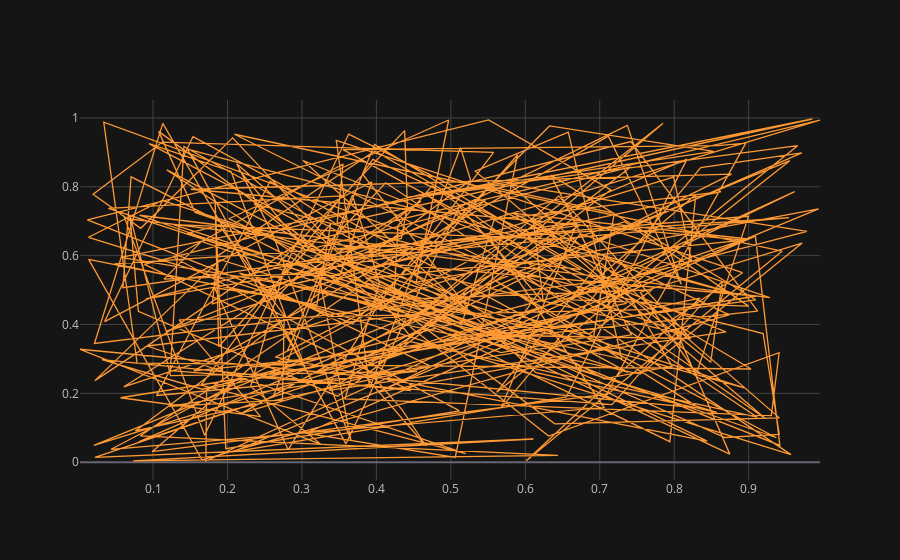

The notebook cell this image was saved under:
### Code cell
df.iplot(x='a',y='b')

### Figure 1 — Plotly figure (JSON) as saved in the notebook; plotly's stock layout.template omitted (floating-point values rounded to 4 significant figures; data arrays with more than 128 entries replaced by an {"elided": "..."} marker saying what was removed)
{"data": [{"line": {"color": "rgba(255, 153, 51, 1.0)", "dash": "solid", "shape": "linear", "width": 1.3}, "mode": "lines", "name": "b", "text": "", "type": "scatter", "x": {"elided": "300 float values"}, "y": {"elided": "300 float values"}}], "layout": {"legend": {"bgcolor": "#151516", "font": {"color": "#D9D9D9"}}, "paper_bgcolor": "#151516", "plot_bgcolor": "#151516", "title": {"font": {"color": "#D9D9D9"}}, "xaxis": {"gridcolor": "#434343", "showgrid": true, "tickfont": {"color": "#C2C2C2"}, "title": {"font": {"color": "#D9D9D9"}, "text": ""}, "zerolinecolor": "#666570"}, "yaxis": {"gridcolor": "#434343", "showgrid": true, "tickfont": {"color": "#C2C2C2"}, "title": {"font": {"color": "#D9D9D9"}, "text": ""}, "zerolinecolor": "#666570"}}}
